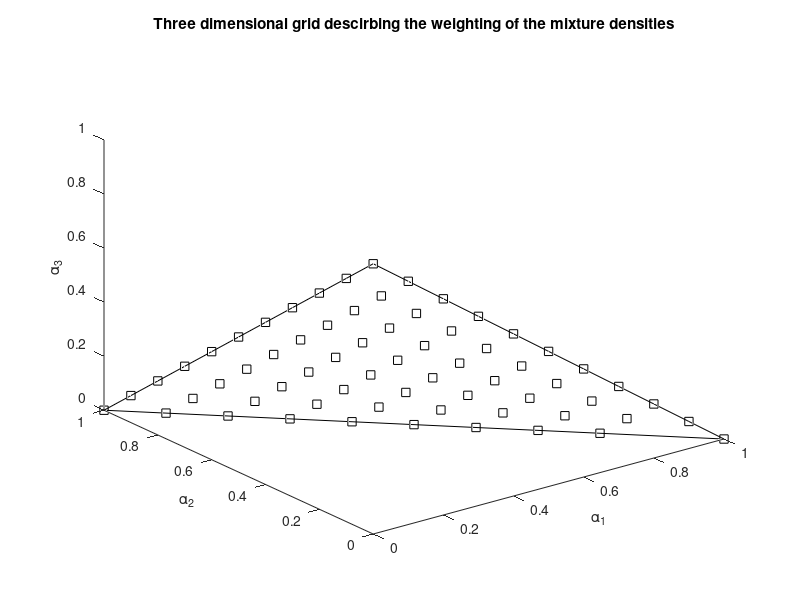

MATLAB code for this plot:
function TraceSimplex()
% traces a simplex to illustrate how a grid may get generalized into two
% dimensions
clc

a1=0:0.1:1; a1=a1'
Na1=rows(a1)
a1r=[];
a2r=[];
a3r=[];

%hold on;
for i=1:Na1
    a2=0:0.1:1-a1(i); a2=a2'
    a1r=[a1r; a1(i).*ones(size(a2))];
    a2r=[a2r; a2];
end    
a3r=1-a1r-a2r;
[a2r a1r  a3r]
plot3(a1r,a2r,a3r,'ks')    
hold on;
t=0:0.1:1; t=t'; Nt=rows(t);
 plot3(zeros(Nt,1),t,1-t,'k');
 plot3(t,zeros(Nt,1),1-t,'k');
 plot3(t,1-t,zeros(Nt,1),'k');
hold off;
title('Three dimensional grid descirbing the weighting of the mixture densities')
xlabel('\alpha_1');
ylabel('\alpha_2');
zlabel('\alpha_3');
